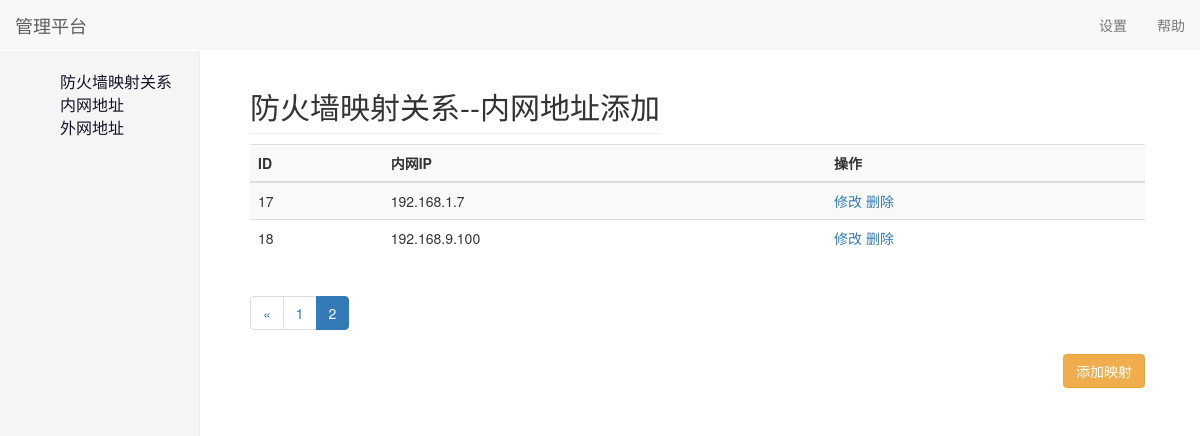
The page /fwmapping/landetail/?page=2 on the database as committed earlier.
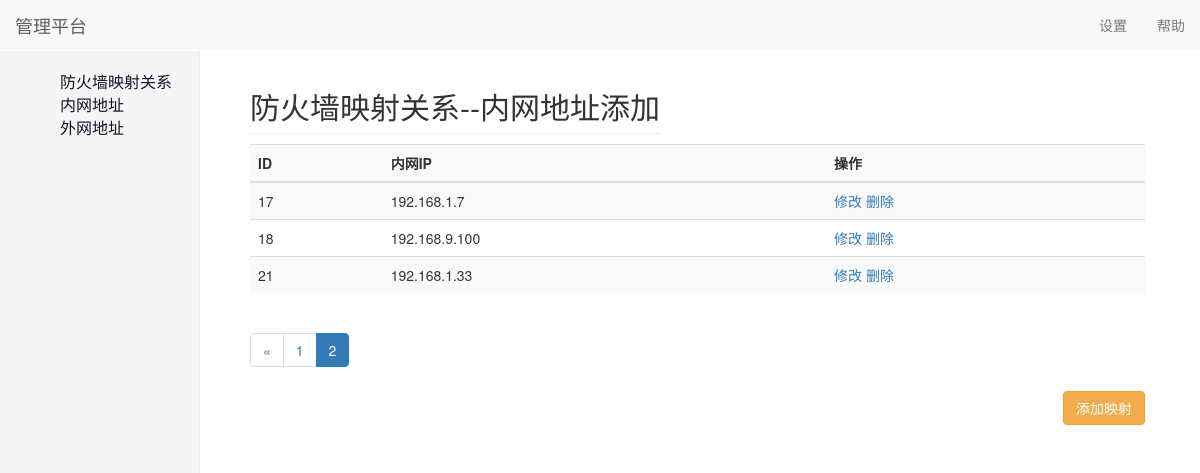
The same page on the database as committed later.
### fwMapping/models.py (models this page shows, shortened)
class Laninter(models.Model):
    lanip = models.GenericIPAddressField(unique=True)

### fwMapping/views.py (the view)
# urls.py: path('landetail/', views.LanDetail.as_view(), name="lanDetail"),
class LanDetail(ListDeleteView):
    queryset = models.Laninter
    serializers_class = modelSer.LanForm
    render_html = "LanDetail.html"
    page_num = 5

### fwMapping/public/generics.py (called while the page is built)
    def listView(self, request, *args, **kwargs):
        queryset = self.queryset.objects.all().order_by('pk')
        p = Paginator_page(request, queryset, self.page_num)
        get_list = p.get_page
        forms = self.serializers_class(request.POST)
        get_list["forms"] = forms
        return render(request, self.render_html, get_list)

### fwMapping/public/mixins.py (called while the page is built)
    def get(self, request, *args, **kwargs):
        return self.listView(request, *args, **kwargs)

### fwMapping/templates/LanDetail.html (shortened to what this page needs)
{% extends 'index.html' %}
{% block right_box %}
    {% load static %}
    <div class="clearfix">
        <h2 class="sub-header pull-left">防火墙映射关系--内网地址添加</h2>
    </div>
    <div class="table-responsive">
        <table class="table table-striped">
            <tr>
                <th>ID</th>
                <th>内网IP</th>
                <th colspan="2">操作</th>
            </tr>
            <tbody>
            {% for mapping in queryset %}
                <tr>
                    <td>{{ mapping.id }}</td>
                    <td>{{ mapping.lanip }}</td>
                    <td>
                        <span>
                            <a href="{% url 'fwMapping:lanChange'%}?changeID={{ mapping.id }}">修改</a>
                            <a href="#" class="delete">删除</a>
                        </span>
                    </td>
                </tr>
            {% endfor %}
            </tbody>
        </table>
        {% include 'paginator_page.html' %}
    </div>
    <a href="{% url 'fwMapping:lanChange' %}">
        <button class="pull-right btn btn-warning">添加映射</button>
    </a>
{% endblock %}

Rows that differ between the two databases and show on the page:
added Laninter: id "21", lanip "192.168.1.33"
